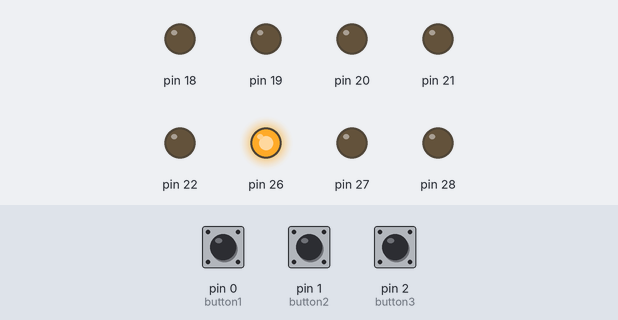
This program was run on a simulated MicroPython board. Shown: output pins drawn as LEDs (lit = HIGH). Dashed ring = blinking. Inputs (shaded band) come from the test bench; at power-on: pin 0 (button1) HIGH, pin 2 (button3) HIGH, pin 1 (button2) HIGH.

Above: at 1.2 s.
1.3 s: pin 0 (button1) pulled LOW for 3.2 s
At 2.4 s:
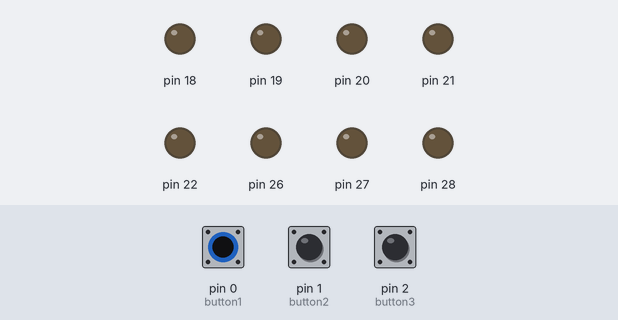
7.5 s: pin 2 (button3) pulled LOW for 0.2 s
At 7.9 s:
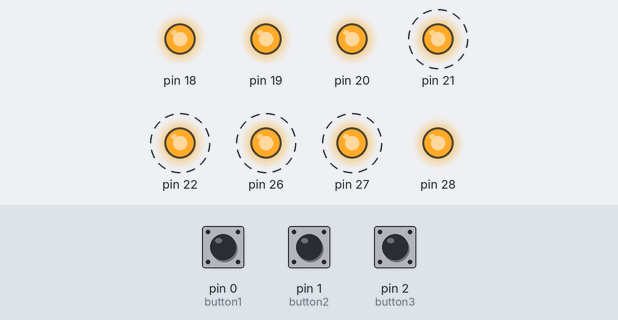
10.7 s: pin 1 (button2) pulled LOW for 1 s
14.7 s: pin 1 (button2) pulled LOW for 3.2 s
20.9 s: pin 1 (button2) pulled LOW for 0.2 s
At 21.4 s:
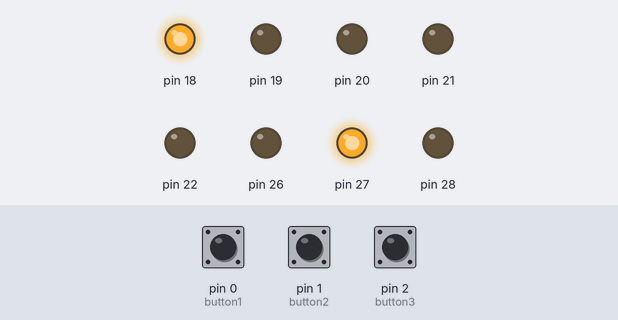
24.0 s: pin 1 (button2) pulled LOW for 3.2 s
At 29.1 s:
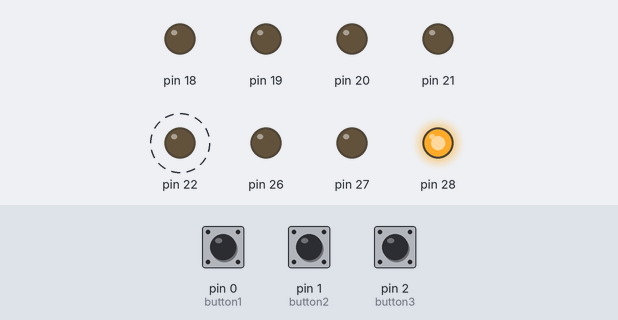
Timing chart, 0 to 32.0 s (numbered marks = the images above; inputs shaded):
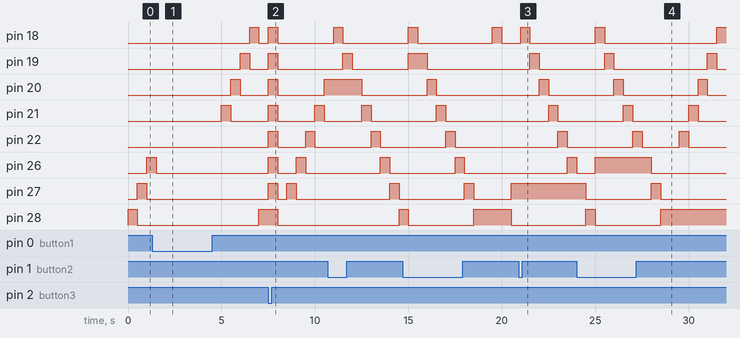

Measured:
- after the input at 1.3 s, pin 22: stops changing and stays LOW; pin 26: goes on until 1.5 s, then stays LOW; pin 27: stays LOW (without the input it goes to HIGH after 3.2 s)
- after the input at 7.5 s, pin 18: LOW → HIGH after 0.00 s instead of 3.0 s; pin 28: HIGH → LOW after 0.50 s instead of 0.00 s
- after the input at 20.9 s, pin 18: LOW → HIGH after 0.11 s instead of 2.6 s; pin 27: stays HIGH (without the input it goes to LOW after 0.11 s)
- after the input at 24.0 s, pin 19: alternates HIGH for 0.50 s and LOW for 5.0 s, starting after 1.5 s; pin 22: alternates HIGH for 0.50 s and LOW for 2.0 s, starting after 3.0 s
- by itself, pin 20: alternates HIGH for 0.50 s and LOW for 4.0 s
- by itself, pin 21: alternates HIGH for 0.50 s and LOW for 3.0 s

The program:

led_flow.py
```python
from machine import Pin
import time

leds = {
1 : Pin(28,Pin.OUT),
2 : Pin(27,Pin.OUT),
3 : Pin(26,Pin.OUT),
4 : Pin(22,Pin.OUT),
5 : Pin(21,Pin.OUT),
6 : Pin(20,Pin.OUT),
7 : Pin(19,Pin.OUT),
8 : Pin(18,Pin.OUT)
}

button1 = Pin(0,Pin.IN,Pin.PULL_UP)
button2 = Pin(1,Pin.IN,Pin.PULL_UP)
button3 = Pin(2,Pin.IN,Pin.PULL_UP)

def st1():
    for led in range(1,9):
        leds[led].off()
    time.sleep(1)

def st2():
    leds[8].on()
    leds[1].off()
    time.sleep(0.5)
    leds[7].on()
    leds[8].off()
    time.sleep(0.5)
    leds[6].on()
    leds[7].off()
    time.sleep(0.5)
    leds[5].on()
    leds[6].off()
    time.sleep(0.5)
    leds[4].on()
    leds[5].off()
    time.sleep(0.5)
    leds[3].on()
    leds[4].off()
    time.sleep(0.5)
    leds[2].on()
    leds[3].off()
    time.sleep(0.5)
    leds[1].on()
    leds[2].off()
    time.sleep(0.5)

def st3():
    for led in range(1,9):
        leds[led].on()
    time.sleep(0.5)
    for led in range(1,9):
        leds[led].off()
    time.sleep(0.5)

def ask(value1,value2,value3):

    if value1 == 0:
        st1()
    elif value2 == 0:
        st2()
    elif value3 == 0:
        st3()

while 1:

    ask(button1.value(),button2.value(),button3.value())
    leds[1].on()
    ask(button1.value(),button2.value(),button3.value())
    leds[8].off()
    ask(button1.value(),button2.value(),button3.value())
    time.sleep(0.5)
    ask(button1.value(),button2.value(),button3.value())
    leds[2].on()
    ask(button1.value(),button2.value(),button3.value())
    leds[1].off()
    ask(button1.value(),button2.value(),button3.value())
    time.sleep(0.5)
    ask(button1.value(),button2.value(),button3.value())
    leds[3].on()
    ask(button1.value(),button2.value(),button3.value())
    leds[2].off()
    ask(button1.value(),button2.value(),button3.value())
    time.sleep(0.5)
    ask(button1.value(),button2.value(),button3.value())
    leds[4].on()
    ask(button1.value(),button2.value(),button3.value())
    leds[3].off()
    ask(button1.value(),button2.value(),button3.value())
    time.sleep(0.5)
    ask(button1.value(),button2.value(),button3.value())
    leds[5].on()
    ask(button1.value(),button2.value(),button3.value())
    leds[4].off()
    ask(button1.value(),button2.value(),button3.value())
    time.sleep(0.5)
    ask(button1.value(),button2.value(),button3.value())
    leds[6].on()
    ask(button1.value(),button2.value(),button3.value())
    leds[5].off()
    ask(button1.value(),button2.value(),button3.value())
    time.sleep(0.5)
    ask(button1.value(),button2.value(),button3.value())
    leds[7].on()
    ask(button1.value(),button2.value(),button3.value())
    leds[6].off()
    ask(button1.value(),button2.value(),button3.value())
    time.sleep(0.5)
    ask(button1.value(),button2.value(),button3.value())
    leds[8].on()
    ask(button1.value(),button2.value(),button3.value())
    leds[7].off()
    ask(button1.value(),button2.value(),button3.value())
    time.sleep(0.5)
    ask(button1.value(),button2.value(),button3.value())
```
